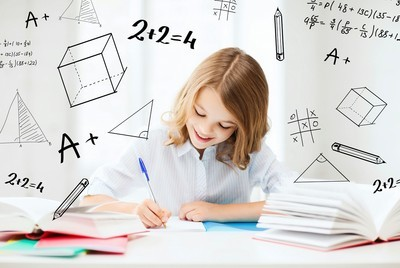
#> input picture 爬虫/Include/趣味学习图片下载/bizhi.jpg, 400 x 268 px
$ python test.py
#> lines starting #> are read from the running program, lines starting #| are printed output that depends on the picture
from PIL import Image
from PIL import ImageGrab
from PIL import Image
infile = 'bizhi.jpg'
outfile = '../img/bigimage/1.jpg'
img = Image.open(infile)
#> img is the input picture: PIL image 400x268 RGB; mean R, G, B 219.2, 215.9, 213.3


width = img.size[0]   # 获取宽度
#> width = 400
height = img.size[1]   # 获取高度
#> height = 268
img = img.resize((int(width*3), int(height*3)), Image.AFFINE)
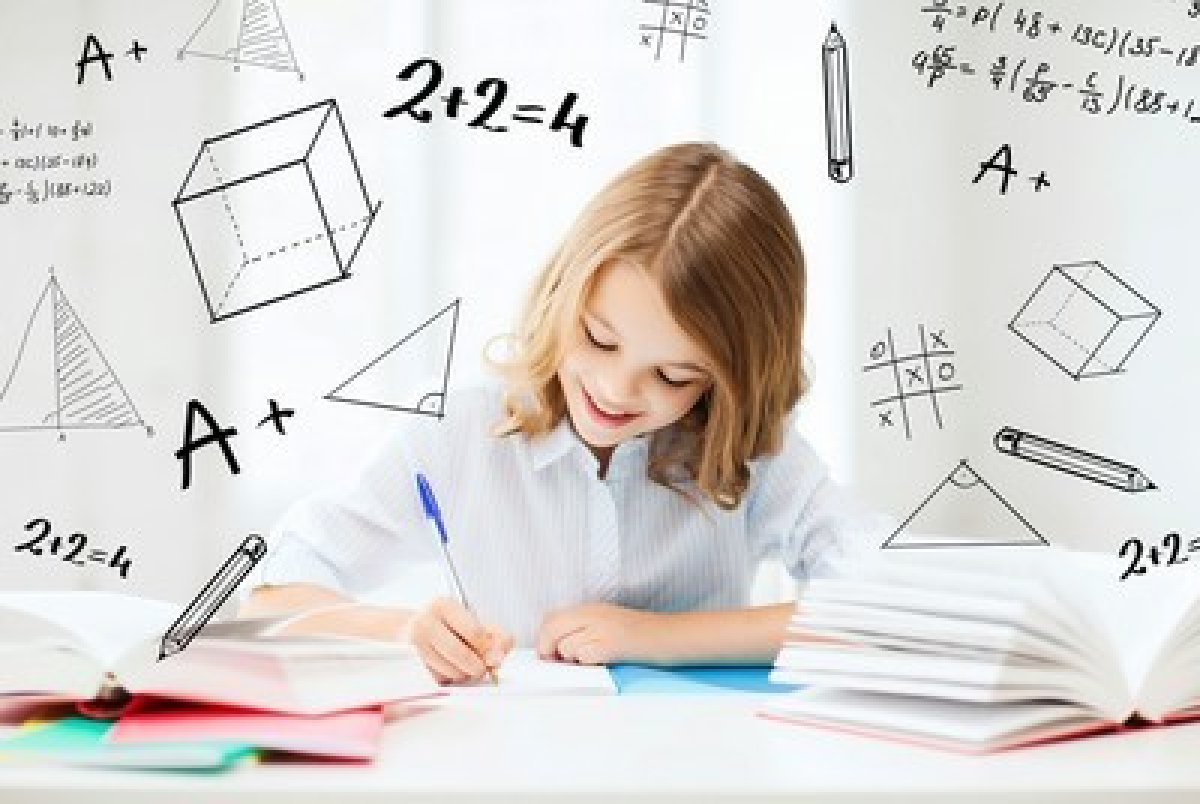
#> img: PIL image 1200x804 RGB; mean R, G, B 219.2, 215.9, 213.3
img.save("love.jpg")
